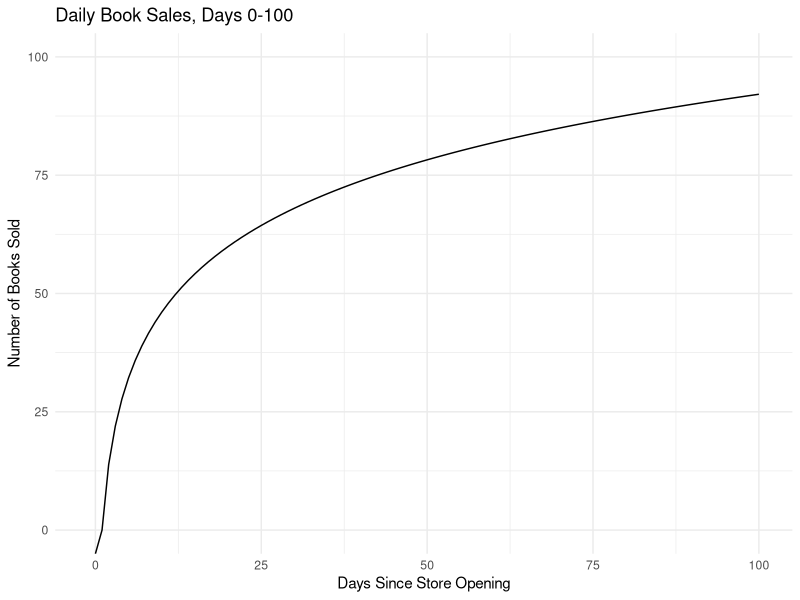
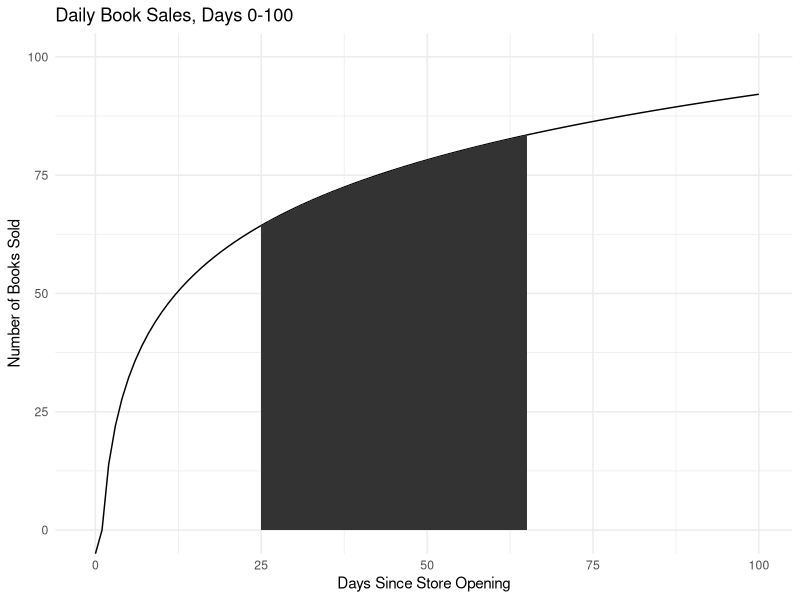
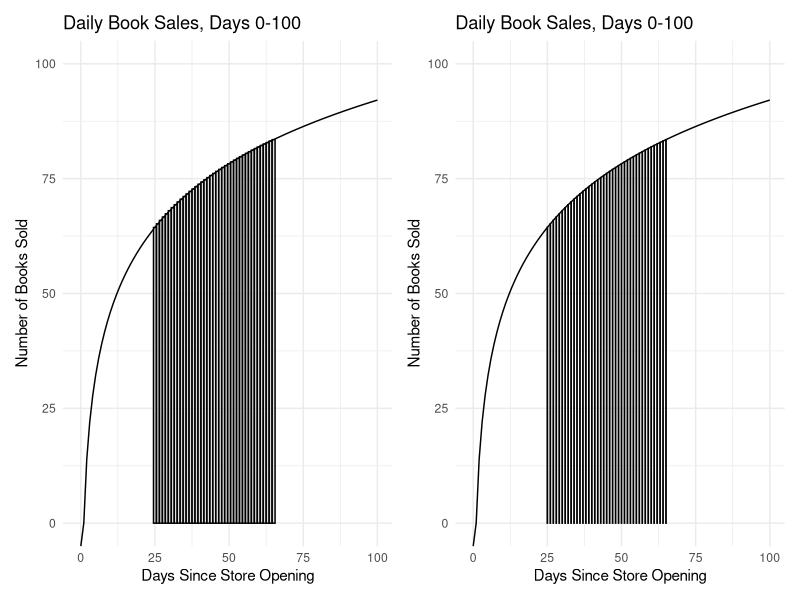

R code for these plots, in order:
## ---- chunk 1
library(tidyverse)

ggplot() + 
    stat_function(fun = function(x) (log(x)*20), 
                xlim = c(0,100)) + 
  xlim(-1, 100) + ylim(0, 100) +
  theme_minimal() + 
  ggtitle("Daily Book Sales, Days 0-100")+ 
  ylab("Number of Books Sold")+ 
  xlab("Days Since Store Opening")->book_sales

book_sales

## ---- chunk 2

ggplot() + 
    stat_function(fun = function(x) (log(x)*20), 
                xlim = c(0,100)) + 
  stat_function(fun = function(x) (log(x)*20), 
                xlim = c(25,65), 
                geom = "area") + 
  xlim(-1, 100) + ylim(0, 100) + 
  theme_minimal() + 
  ggtitle("Daily Book Sales, Days 0-100")+ 
  ylab("Number of Books Sold")+ 
  xlab("Days Since Store Opening")->book_sales_area

book_sales_area

## ---- chunk 3
library(patchwork)
dta <- tibble(x = 25:65) %>% 
  mutate(y = log(x)*20)

book_sales + 
  geom_col(data = dta, aes(x, y), width = 1, fill = "gray", alpha = 0.5, color = "black") -> intervals1

book_sales + 
  geom_col(data = dta, aes(x, y), width = 0.1, fill = "gray", alpha = 0.5, color = "black") -> intervals2

intervals1 + intervals2 + plot_layout(nrow = 1)
?plot_layout
